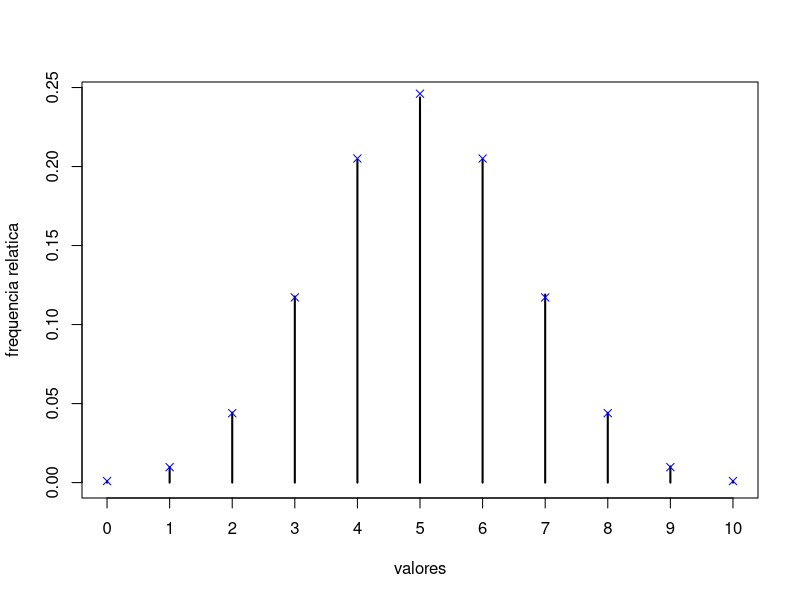
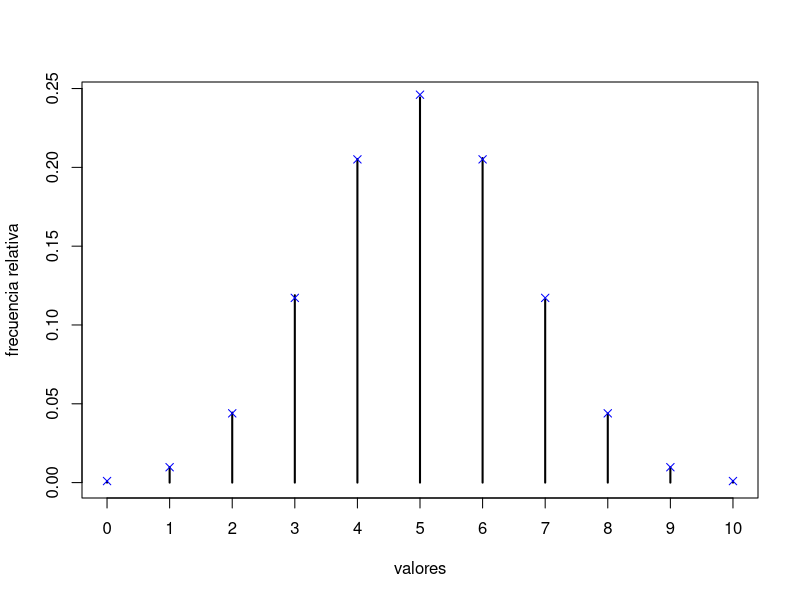
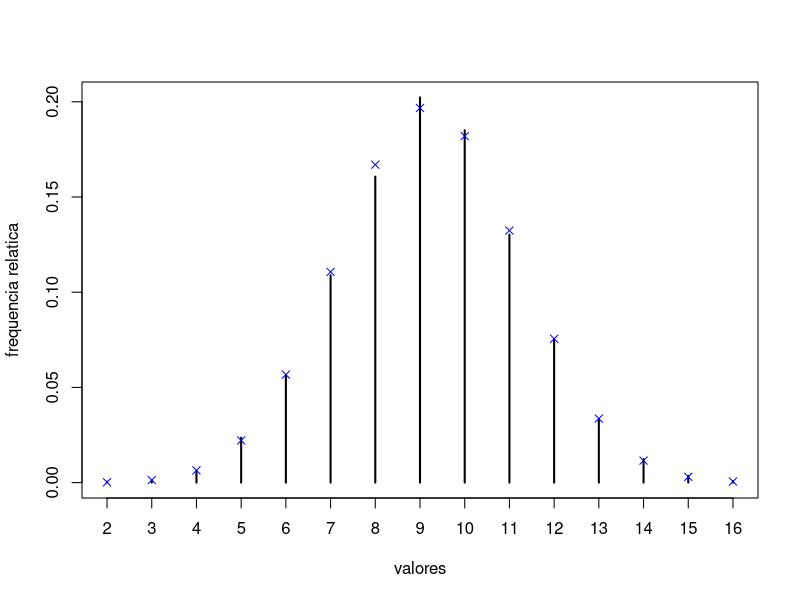
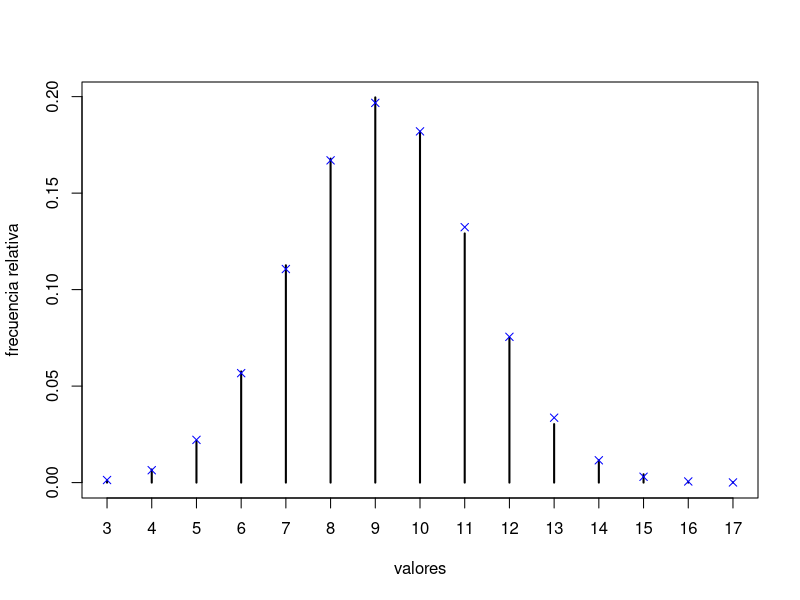
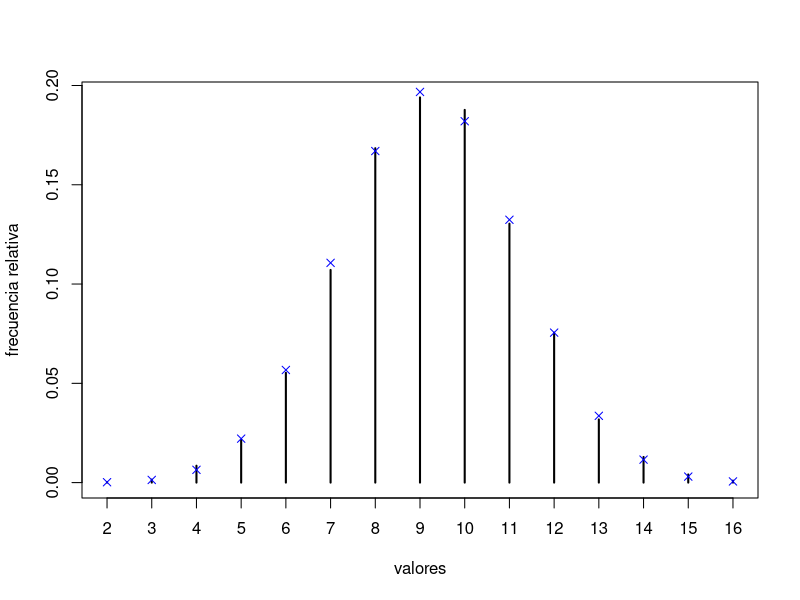

These charts were generated, in order, by the following R code:
## ---- chunk 1
# Implementamos el algoritmo de transformación cuantil con busqueda sequencial.


rfmp <- function(x,prob=1/length(x),nsim=1000){
  Fx <- cumsum(prob)
  # simular
  X <- numeric(nsim)  #creamos un vector de indices
  U <- runif(nsim)   #creamos un vector de probilidad uniforme
  ncomp <- 0 
  for(j in 1:nsim){
    i <- 1
    while(Fx[i]<U[j]) i <- i+1
    X[j] <- x[i]
    ncomp<<-ncomp+ i
  }
  return(X)
}
## ---- chunk 2
set.seed(54321)
n <- 10
p <- 0.5
nsim <- 10^5
x <- 0:n   # crea un arreglo de n+1 componentes 0,1,2,..
fmp <- dbinom(x,n,p) # crea un arreglo de la funcion de mas de probabilidad
ncomp <- 0  # regresa el valor de ncomp a 0
system.time(rx <- rfmp(x,fmp,nsim)) # calcula el tiempo en sgundos que toma ejecutar una expresion(en este caso rfmp)

## ---- chunk 3
mean(rx)
## ---- chunk 4
abs(mean(rx)-n*p)
## ---- chunk 5
ncomp/nsim
## ---- chunk 6
res <- table(rx)/nsim    # crea una tabla con lo elementos de rx y los divide para nsim
plot(res, ylab="frequencia relatica", xlab="valores") #grafica los valores simulados
points(x,fmp,pch=4,col='blue') #grafica los valores teoricos
## ---- chunk 7
res <- as.data.frame(res) # mutamos res a un data frame
names(res) <- c('x','psim')  #asignamos nombres a las columnas del data frame
res$pteor <- fmp   # creamos una nueva columna a la cual le asiganamos los valores de fmp
res
## ---- chunk 8
max(abs(res$psim-res$pteor))
## ---- chunk 9
max(abs(res$psim-res$pteor) /res$pteor)
## ---- chunk 10
# NOTA: Puede ocurrir que no todos los valores sean generados en la simulación
# Si length(x) > length(psim) el código anterior (res$pteor <- fmp) producirá un error
# Alternativamente:
psim <- rep(0, length(x))
names(psim) <- as.character(x)
psim[as.character(res$x)] <- res$psim
psim
res <- data.frame(x=x, pteor=fmp, psim =psim)
res

## ---- chunk 11
tini <- proc.time()  # permite obtener tiempo de computacion real y de CPU

ncomp <- 0  # regresamos a 0 el valor de ncomp
ind <- order(fmp,decreasing = T)   #creamos un vector de indices de fmp ordenada de manera decrciente
rx <- rfmp(x[ind],fmp[ind],nsim) # llamamos a la funcion rfmp

tiempo <- proc.time()-tini
tiempo 
## ---- chunk 12
ncomp/nsim
## ---- chunk 13
sum((1:length(x))*fmp[ind])
## ---- chunk 14
system.time(rx <- sample(x,nsim,replace = T,prob = fmp))
## ---- chunk 15
# -------------------------------
# Si n >> 30
# Aproximación normal con corrección continuidad
mean <- n*p
sd <- sqrt(n*p*(1-p))

res$pnorm <- pnorm(x+0.5,mean,sd)-pnorm(x-0.5,mean,sd)
res
max(abs(res$pnorm - res$pteor))
max(abs(res$pnorm - res$pteor) / res$pteor)

system.time(
rx <- pmax(0, pmin(n, round( rnorm(nsim, mean, sd) )))
)

table(rx)/nsim
## ---- chunk 16
# Realmente las prob de los extremos serían mayores...
res$pnorm[1] <- pnorm(0.5, mean, sd)
res$pnorm[n+1] <- 1 - pnorm(n-0.5, mean, sd)
## ---- chunk 17
rfmp.tabla <- function(x,prob=1/length(x),m,nsim=1000){
  Fx <- cumsum(prob)
  g <- rep(1,m)  #generamos una lista de m veces 1
  i <- 1
  for(j in 2:m){
    while (Fx[i]<(j-1)/m)  i <- i+1
    g[j] <- i
  }
  X <- numeric(nsim)  #creamos un vector de indices
  U <- runif(nsim)   #creamos un vector cuyas entradas son valores de un distribucion uniforme
  for(j in 1:nsim){
    i <- g[floor(U[j]*m)+1]
    while (Fx[i]<U[j]) i <- i+1
    X[j] <- x[i]
  }
  return(X)
}
## ---- chunk 18
system.time(rx <- rfmp.tabla(x,fmp,n-1,nsim))
## ---- chunk 19
res <- table(rx)/nsim
plot(res, ylab = "frecuencia relativa", xlab = "valores")
points(x,fmp,pch=4,col='blue')
## ---- chunk 20
set.seed(54321)
m <- 46
n <- 100-m
k <- 20
nsim <- 10^4

x <- 0:n
fmp <- dhyper(x,m,n,k)

ncomp <- 0  #ponemos en 0 ncomp

system.time(hx <- rfmp(x,fmp,nsim))
## ---- chunk 21
mean(hx)
## ---- chunk 22
k*m/(m+n)
## ---- chunk 23
ncomp/nsim
## ---- chunk 24
res <- table(hx)/nsim    # crea una tabla con lo elementos de hx y los divide para nsim
plot(res, ylab="frequencia relatica", xlab="valores") #grafica los valores simulados
points(x,fmp,pch=4,col='blue') #grafica los valores teoricos
## ---- chunk 25
tini <- proc.time()  # permite obtener tiempo de computacion real y de CPU

ncomp <- 0  # regresamos a 0 el valor de ncomp
ind <- order(fmp,decreasing = T)   #creamos un vector de indices de fmp ordenada de manera decrciente
rx <- rfmp(x[ind],fmp[ind],nsim) # llamamos a la funcion rfmp

tiempo <- proc.time()-tini
tiempo 
## ---- chunk 26
ncomp/nsim
## ---- chunk 27
sum((1:length(x))*fmp[ind])
## ---- chunk 28
system.time(rx <- sample(x,nsim,replace = T,prob = fmp))
## ---- chunk 29
system.time(rx <- rfmp.tabla(x,fmp,n-1,nsim))
## ---- chunk 30
res <- table(rx)/nsim
plot(res, ylab = "frecuencia relativa", xlab = "valores")
points(x,fmp,pch=4,col='blue')
## ---- chunk 31
rfmp.alias <- function(x,prob=1/length(x),nsim=1000){
  # Inicializamos las tablas
  a <- numeric(length(x)) 
  q <- prob*length(x)
  low <- q < 1
  high <- which(!low)
  low <- which(low) 
  while (length(high) && length(low)){
    l <- low[1]
    h <- high[1]
    a[l] <- h
    q[h] <- q[h]-(1-q[l])
    if (q[h]<1){
      high <- high[-1]
      low[1] <- h
    } else low <- low[-1]
  }
  # Generación de valores
  V <- runif(nsim)
  i <- floor(runif(nsim)*length(x))+1
  return(x[ifelse(V<q[i],i,a[i])])
}
## ---- chunk 32
system.time(hx <- rfmp.alias(x,fmp,nsim))
## ---- chunk 33
res <- table(hx)/nsim
plot(res,ylab="frecuencia relativa", xlab = "valores")
points(x,fmp,pch=4,col='blue')
